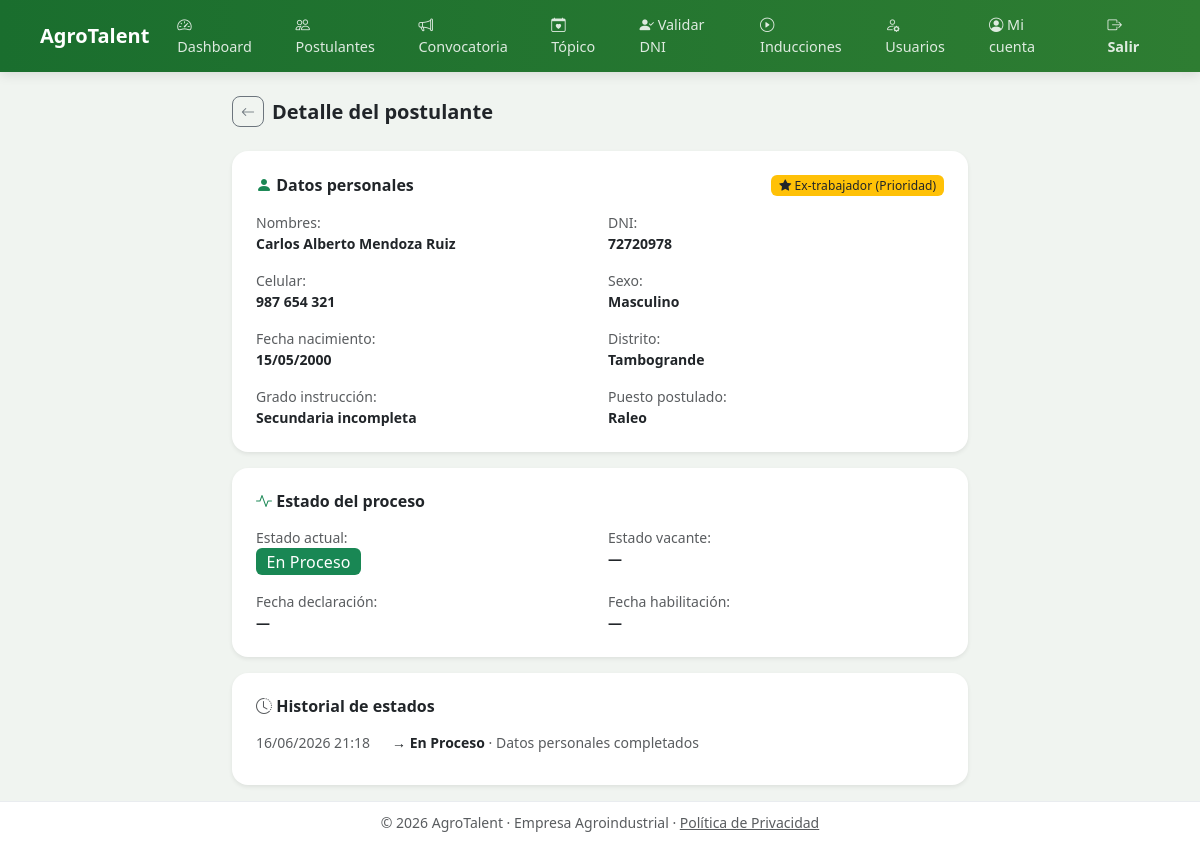
Screenshot of /rrhh/postulante/1 (signed in) with the database file from the repository.
### models.py (models this page shows, shortened)
class Usuario(UserMixin, db.Model):
    __tablename__ = 'usuarios'
    id = db.Column(db.Integer, primary_key=True)
    dni = db.Column(db.String(8), unique=True, nullable=False)
    nombres = db.Column(db.String(100))          # capturado en registro
    apellidos = db.Column(db.String(100))
    celular = db.Column(db.String(15), nullable=False)
    correo = db.Column(db.String(120), unique=True, nullable=True)  # staff
    password_hash = db.Column(db.String(255), nullable=False)
    rol = db.Column(db.String(20), nullable=False)   # postulante | rrhh | medico
    verificado = db.Column(db.Boolean, default=False)
    otp_code = db.Column(db.String(6), nullable=True)
    otp_expira = db.Column(db.DateTime, nullable=True)
    intentos_fallidos = db.Column(db.Integer, default=0)
    bloqueado_hasta = db.Column(db.DateTime, nullable=True)
    activo = db.Column(db.Boolean, default=True)
    cargo = db.Column(db.String(100), nullable=True)
    password_temporal = db.Column(db.Boolean, default=False)
    es_jefe = db.Column(db.Boolean, default=False)
    creado_en = db.Column(db.DateTime, default=datetime.utcnow)
    postulante = db.relationship('Postulante', backref='usuario', uselist=False)

class Postulante(db.Model):
    __tablename__ = 'postulantes'
    id = db.Column(db.Integer, primary_key=True)
    usuario_id = db.Column(db.Integer, db.ForeignKey('usuarios.id'), nullable=False)
    convocatoria_id = db.Column(db.Integer, db.ForeignKey('convocatorias.id'), nullable=True)
    fecha_nacimiento = db.Column(db.Date)
    sexo = db.Column(db.String(10))
    grado_instruccion = db.Column(db.String(50))
    distrito = db.Column(db.String(60))
    puesto = db.Column(db.String(60))
    es_extrabajador = db.Column(db.Boolean, default=False)
    datos_completos = db.Column(db.Boolean, default=False)
    estado_proceso = db.Column(db.String(40), default='registrado')
    estado_vacante = db.Column(db.String(30), nullable=True)
    fecha_hora_declaracion = db.Column(db.DateTime)
    fecha_hora_habilitacion = db.Column(db.DateTime)
    creado_en = db.Column(db.DateTime, default=datetime.utcnow)
    validado_en_fundo = db.Column(db.Boolean, default=False)
    validado_en_fundo_en = db.Column(db.DateTime)
    codigo_constancia = db.Column(db.String(12), unique=True, nullable=True)
    inducciones = db.relationship('AvanceInduccion', backref='postulante', lazy=True)
    declaracion = db.relationship('DeclaracionSalud', backref='postulante', uselist=False)
    cita = db.relationship('CitaTopico', backref='postulante', uselist=False)
    historial = db.relationship('HistorialEstado', backref='postulante', lazy=True)
    @property
    def dni(self):
        return self.usuario.dni if self.usuario else None
    @property
    def nombres(self):
        return self.usuario.nombres if self.usuario else None
    @property
    def apellidos(self):
        return self.usuario.apellidos if self.usuario else None

class HistorialEstado(db.Model):
    __tablename__ = 'historial_estados'
    id = db.Column(db.Integer, primary_key=True)
    postulante_id = db.Column(db.Integer, db.ForeignKey('postulantes.id'), nullable=False)
    estado_anterior = db.Column(db.String(40))
    estado_nuevo = db.Column(db.String(40))
    descripcion = db.Column(db.String(200))
    registrado_en = db.Column(db.DateTime, default=datetime.utcnow)

### app.py (the view)
@app.route('/rrhh/postulante/<int:pid>')
@login_required
@rol_requerido('rrhh')
def rrhh_postulante_detalle(pid):
    p = Postulante.query.get_or_404(pid)
    return render_template('rrhh/postulante_detalle.html', postulante=p)

### app.py (called while the page is built)
@login_manager.user_loader
def load_user(uid):
    return db.session.get(Usuario, int(uid))

def rol_requerido(*roles):
    def decorator(f):
        @wraps(f)
        def wrapped(*args, **kwargs):
            if not current_user.is_authenticated or current_user.rol not in roles:
                flash('Acceso restringido.', 'danger')
                return redirect(url_for('login'))
            return f(*args, **kwargs)
        return wrapped
    return decorator

### templates/rrhh/postulante_detalle.html (shortened to what this page needs)
{% extends "base.html" %}
{% block content %}
<div class="row justify-content-center">
  <div class="col-12 col-lg-8">
    <div class="d-flex align-items-center gap-2 mb-4">
      <a href="{{ url_for('rrhh_postulantes') }}" class="btn btn-sm btn-outline-secondary rounded-3"><i class="bi bi-arrow-left"></i></a>
      <h5 class="fw-bold mb-0">Detalle del postulante</h5>
    </div>
    <div class="card border-0 shadow-sm rounded-4 mb-3">
      <div class="card-body p-4">
        <div class="d-flex align-items-center justify-content-between mb-3">
          <h6 class="fw-bold mb-0"><i class="bi bi-person-fill text-success"></i> Datos personales</h6>
          {% if postulante.es_extrabajador %}
            <span class="badge bg-warning text-dark"><i class="bi bi-star-fill"></i> Ex-trabajador (Prioridad)</span>
          {% endif %}
        </div>
        <div class="row g-3 small">
          <div class="col-6"><span class="text-muted">Nombres:</span><br><strong>{{ postulante.nombres }} {{ postulante.apellidos }}</strong></div>
          <div class="col-6"><span class="text-muted">DNI:</span><br><strong>{{ postulante.dni }}</strong></div>
          <div class="col-6"><span class="text-muted">Celular:</span><br><strong>{{ postulante.usuario.celular }}</strong></div>
          <div class="col-6"><span class="text-muted">Sexo:</span><br><strong>{{ postulante.sexo or '—' }}</strong></div>
          <div class="col-6"><span class="text-muted">Fecha nacimiento:</span><br><strong>{{ postulante.fecha_nacimiento.strftime('%d/%m/%Y') if postulante.fecha_nacimiento else '—' }}</strong></div>
          <div class="col-6"><span class="text-muted">Distrito:</span><br><strong>{{ postulante.distrito or '—' }}</strong></div>
          <div class="col-6"><span class="text-muted">Grado instrucción:</span><br><strong>{{ postulante.grado_instruccion or '—' }}</strong></div>
          <div class="col-6"><span class="text-muted">Puesto postulado:</span><br><strong>{{ postulante.puesto or '—' }}</strong></div>
        </div>
      </div>
    </div>
    <div class="card border-0 shadow-sm rounded-4 mb-3">
      <div class="card-body p-4">
        <h6 class="fw-bold mb-3"><i class="bi bi-activity text-success"></i> Estado del proceso</h6>
        <div class="row g-3 small">
          <div class="col-6"><span class="text-muted">Estado actual:</span><br>
            <span class="badge bg-success fs-6">{{ postulante.estado_proceso.replace('_', ' ').title() }}</span>
          </div>
          <div class="col-6"><span class="text-muted">Estado vacante:</span><br>
            {% if postulante.estado_vacante %}
              <span class="badge bg-info text-dark">{{ postulante.estado_vacante.title() }}</span>
            {% else %}<strong>—</strong>{% endif %}
          </div>
          <div class="col-6"><span class="text-muted">Fecha declaración:</span><br>
            <strong>{{ postulante.fecha_hora_declaracion.strftime('%d/%m/%Y %H:%M') if postulante.fecha_hora_declaracion else '—' }}</strong>
          </div>
          <div class="col-6"><span class="text-muted">Fecha habilitación:</span><br>
            <strong>{{ postulante.fecha_hora_habilitacion.strftime('%d/%m/%Y %H:%M') if postulante.fecha_hora_habilitacion else '—' }}</strong>
          </div>
        </div>
      </div>
    </div>
    <div class="card border-0 shadow-sm rounded-4">
      <div class="card-body p-4">
        <h6 class="fw-bold mb-3"><i class="bi bi-clock-history text-muted"></i> Historial de estados</h6>
        {% if postulante.historial %}
        <div class="timeline">
          {% for h in postulante.historial | sort(attribute='registrado_en') %}
          <div class="d-flex gap-3 mb-2 small">
            <div class="text-muted flex-shrink-0" style="min-width:120px">{{ h.registrado_en.strftime('%d/%m/%Y %H:%M') }}</div>
            <div>→ <strong>{{ h.estado_nuevo.replace('_', ' ').title() }}</strong>
              {% if h.descripcion %}<span class="text-muted"> · {{ h.descripcion }}</span>{% endif %}
            </div>
          </div>
          {% endfor %}
        </div>
        {% else %}
          <p class="text-muted small mb-0">Sin historial.</p>
        {% endif %}
      </div>
    </div>
  </div>
</div>
{% endblock %}

### static/css/main.css (style rules this page uses)
:root { --verde: #1a6e2e; --verde-medio: #28a745; --verde-claro: #e8f5e9; --amarillo: #f5c518; --gris: #f8f9fa; --texto: #212529; --muted: #6c757d; }
body { font-family: 'Segoe UI', system-ui, sans-serif; background-color: #f0f4f0; color: var(--texto); min-height: 100vh; display: flex; flex-direction: column; }
.card { transition: box-shadow .15s; }
.badge { font-weight: 500; letter-spacing: .01em; }

### rows the page displays
Usuario: nombres "Carlos Alberto", apellidos "Mendoza Ruiz", dni "72720978", usuario.celular "987 654 321"
Postulante: sexo "Masculino", fecha_nacimiento "15/05/2000", distrito "Tambogrande", grado_instruccion "Secundaria incompleta", puesto "Raleo", estado_proceso.replace "En Proceso", fecha_hora_declaracion "—", fecha_hora_habilitacion "—"
HistorialEstado: registrado_en "16/06/2026 21:18", estado_nuevo.replace "En Proceso", descripcion "Datos personales completados"
